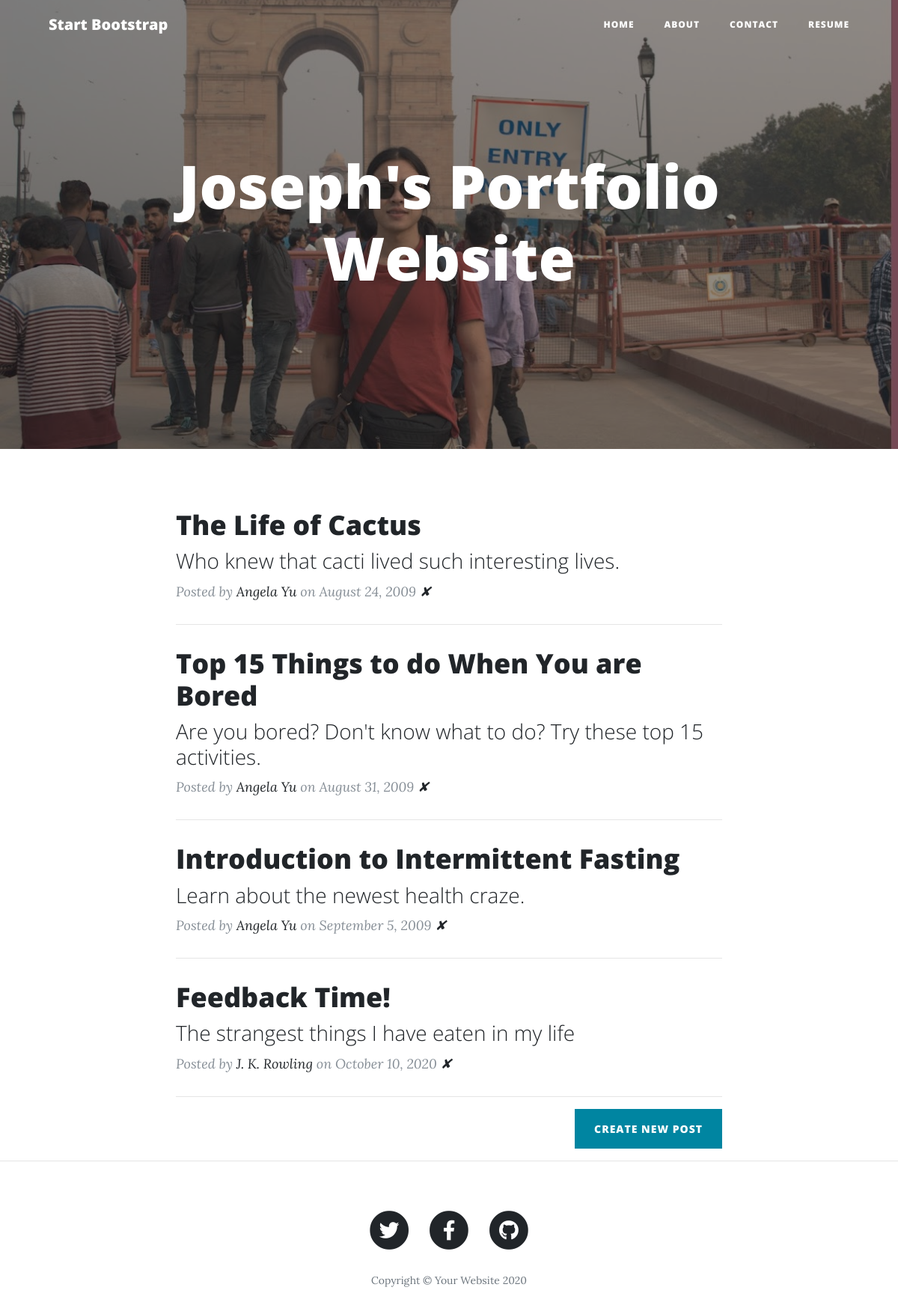
Before: / with the older database file.
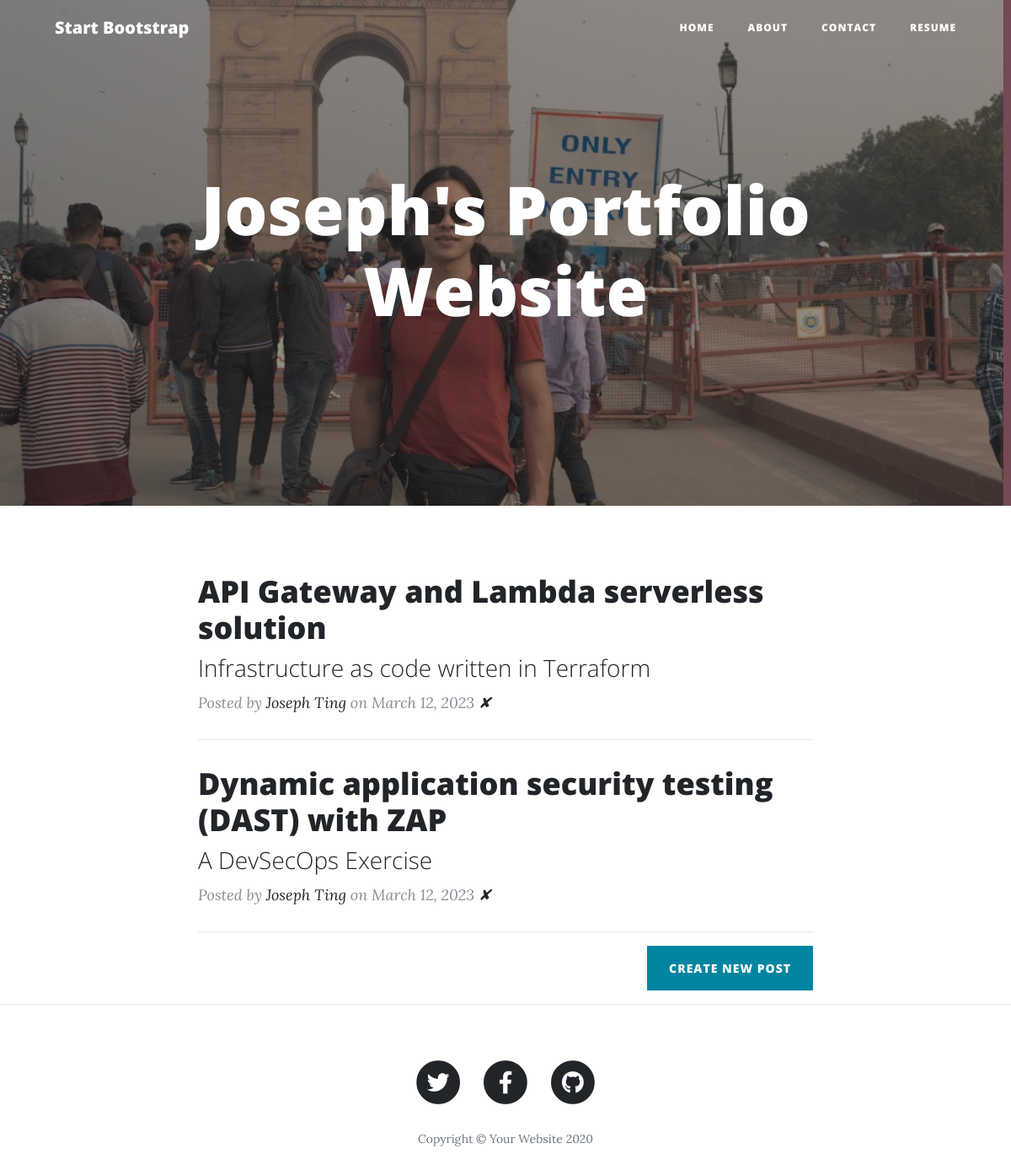
After: the same page with the newer database file.
### main.py (models this page shows)
class BlogPost(db.Model):
    id = db.Column(db.Integer, primary_key=True)
    title = db.Column(db.String(250), unique=True, nullable=False)
    subtitle = db.Column(db.String(250), nullable=False)
    date = db.Column(db.String(250), nullable=False)
    body = db.Column(db.Text, nullable=False)
    author = db.Column(db.String(250), nullable=False)
    img_url = db.Column(db.String(250), nullable=False)

### main.py (the view)
@app.route('/')
def get_all_posts():
    posts = BlogPost.query.all()
    return render_template("index.html", all_posts=posts)

### templates/index.html
{% include "header.html" %}
  <header class="masthead" style="background-image: url({{ url_for('static', filename='img/indiagate.jpg')}})">
    <div class="overlay"></div>
    <div class="container">
      <div class="row">
        <div class="col-lg-8 col-md-10 mx-auto">
          <div class="site-heading">
            <h1>Joseph's Portfolio Website</h1>
          </div>
        </div>
      </div>
    </div>
  </header>
  <div class="container">
    <div class="row">
      <div class="col-lg-8 col-md-10 mx-auto">
        {% for post in all_posts %}
        <div class="post-preview">
          <a href="{{ url_for('show_post', post_id=post.id) }}">
            <h2 class="post-title">
              {{post.title}}
            </h2>
            <h3 class="post-subtitle">
              {{post.subtitle}}
            </h3>
          </a>
          <p class="post-meta">Posted by
            <a href="#">{{post.author}}</a>
            on {{post.date}}
            <a href="{{url_for('delete_post', post_id=post.id) }}">✘</a>
          </p>
        </div>
        <hr>
        {% endfor %}
        <div class="clearfix">
          <a class="btn btn-primary float-right" href="{{url_for('add_new_post')}}">Create New Post</a>
        </div>
      </div>
    </div>
  </div>
  <hr>
{% include "footer.html" %}

### templates/header.html (shortened to what this page needs)
<!DOCTYPE html>
<html lang="en">
<head>
  <link href="{{ url_for('static', filename='vendor/bootstrap/css/bootstrap.min.css') }}" rel="stylesheet">
  <link href="{{ url_for('static', filename='vendor/fontawesome-free/css/all.min.css')}}" rel="stylesheet" type="text/css">
  <link href="{{ url_for('static', filename='css/clean-blog.min.css')}}" rel="stylesheet">
</head>
<body>
  <nav class="navbar navbar-expand-lg navbar-light fixed-top" id="mainNav">
    <div class="container">
      <a class="navbar-brand" href="index.html">Start Bootstrap</a>
      <div class="collapse navbar-collapse" id="navbarResponsive">
        <ul class="navbar-nav ml-auto">
          <li class="nav-item">
            <a class="nav-link" href="/">Home</a>
          </li>
          <li class="nav-item">
            <a class="nav-link" href="/about">About</a>
          </li>
          <li class="nav-item">
            <a class="nav-link" href="/contact">Contact</a>
          </li>
          <li class="nav-item">
            <a class="nav-link" href="/resume">Resume</a>
          </li>
        </ul>
      </div>
    </div>
  </nav>

### templates/footer.html (shortened to what this page needs)
  <footer>
    <div class="container">
      <div class="row">
        <div class="col-lg-8 col-md-10 mx-auto">
          <ul class="list-inline text-center">
            <li class="list-inline-item">
              <a href="#">
                <span class="fa-stack fa-lg">
                  <i class="fas fa-circle fa-stack-2x"></i>
                  <i class="fab fa-twitter fa-stack-1x fa-inverse"></i>
                </span>
              </a>
            </li>
            <li class="list-inline-item">
              <a href="#">
                <span class="fa-stack fa-lg">
                  <i class="fas fa-circle fa-stack-2x"></i>
                  <i class="fab fa-facebook-f fa-stack-1x fa-inverse"></i>
                </span>
              </a>
            </li>
            <li class="list-inline-item">
              <a href="#">
                <span class="fa-stack fa-lg">
                  <i class="fas fa-circle fa-stack-2x"></i>
                  <i class="fab fa-github fa-stack-1x fa-inverse"></i>
                </span>
              </a>
            </li>
          </ul>
          <p class="copyright text-muted">Copyright &copy; Your Website 2020</p>
        </div>
      </div>
    </div>
  </footer>
</body>
</html>

Changed rows visible on the page:
removed BlogPost: title "The Life of Cactus", subtitle "Who knew that cacti lived such interesting lives.", author "Angela Yu", date "August 24, 2009"
removed BlogPost: title "Top 15 Things to do When You are Bored", subtitle "Are you bored? Don't know what to do? Try these top 15 activities.", author "Angela Yu", date "August 31, 2009"
removed BlogPost: title "Introduction to Intermittent Fasting", subtitle "Learn about the newest health craze.", author "Angela Yu", date "September 5, 2009"
removed BlogPost: title "Feedback Time!", subtitle "The strangest things I have eaten in my life", author "J. K. Rowling", date "October 10, 2020"
added BlogPost: title "API Gateway and Lambda serverless solution", subtitle "Infrastructure as code written in Terraform", author "Joseph Ting", date "March 12, 2023"
added BlogPost: title "Dynamic application security testing (DAST) with ZAP", subtitle "A DevSecOps Exercise", author "Joseph Ting", date "March 12, 2023"
